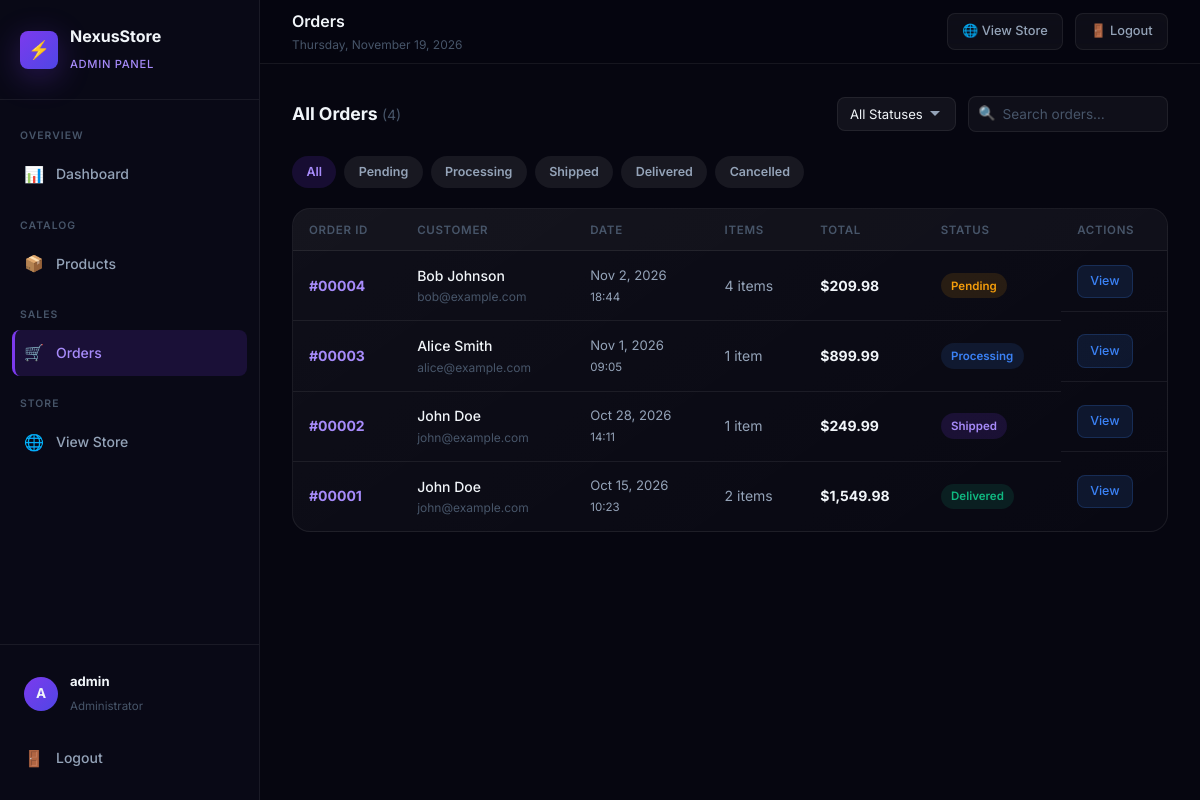
The app's page /admin/orders.php (signed in) with its own data.
### tables this page shows
CREATE TABLE IF NOT EXISTS orders (
    id INT AUTO_INCREMENT PRIMARY KEY,
    user_id INT DEFAULT NULL,
    full_name VARCHAR(100) NOT NULL,
    email VARCHAR(150) NOT NULL,
    address TEXT NOT NULL,
    city VARCHAR(100) NOT NULL,
    zip VARCHAR(20) NOT NULL,
    country VARCHAR(100) NOT NULL DEFAULT 'United States',
    total DECIMAL(10,2) NOT NULL DEFAULT 0.00,
    status ENUM('Pending','Processing','Shipped','Delivered','Cancelled') NOT NULL DEFAULT 'Pending',
    created_at TIMESTAMP DEFAULT CURRENT_TIMESTAMP,
    FOREIGN KEY (user_id) REFERENCES users(id) ON DELETE SET NULL
);

### includes/functions.php (called while the page is built, shortened)
<?php
function formatPrice(float $price): string {
    return '$' . number_format($price, 2);
}
function sanitize(string $str): string {
    return htmlspecialchars(strip_tags(trim($str)), ENT_QUOTES, 'UTF-8');
}
function getStatusBadgeClass(string $status): string {
    return match ($status) {
        'Pending'    => 'badge-warning',
        'Processing' => 'badge-info',
        'Shipped'    => 'badge-primary',
        'Delivered'  => 'badge-success',
        'Cancelled'  => 'badge-danger',
        default      => 'badge-secondary',
    };
}

### admin/orders.php (the view, shortened to what this page needs)
<?php
require_once __DIR__ . '/includes/header.php';
$statusFilter = isset($_GET['status']) ? sanitize($_GET['status']) : '';
$search       = isset($_GET['q'])      ? sanitize($_GET['q'])      : '';
$perPage  = 12;
$page     = max(1, (int)($_GET['page'] ?? 1));
$offset   = ($page - 1) * $perPage;
$params = [];
$where  = "WHERE 1=1";
$totalSql = "SELECT COUNT(*) FROM orders o $where";
$totalStmt = $pdo->prepare($totalSql);
$totalStmt->execute($params);
$totalOrders = $totalStmt->fetchColumn();
$sql = "SELECT o.*, (SELECT COUNT(*) FROM order_items oi WHERE oi.order_id = o.id) AS item_count
        FROM orders o $where ORDER BY o.created_at DESC LIMIT $perPage OFFSET $offset";
$stmt = $pdo->prepare($sql);
$stmt->execute($params);
$orders = $stmt->fetchAll();
?>
<div style="display:flex;align-items:center;justify-content:space-between;flex-wrap:wrap;gap:1rem;margin-bottom:1.5rem;">
  <div>
    <h2 style="font-size:1.1rem;">All Orders <span style="color:var(--text-muted);font-weight:400;font-size:0.875rem;">(<?= $totalOrders ?>)</span></h2>
  </div>
  <div style="display:flex;gap:0.75rem;flex-wrap:wrap;align-items:center;">
    <form action="/ecommerce/admin/orders.php" method="GET" style="display:flex;gap:0.5rem;">
      <select name="status" class="form-control" style="width:auto;font-size:0.82rem;padding:0.45rem 2rem 0.45rem 0.75rem;" onchange="this.form.submit()">
        <option value="">All Statuses</option>
      </select>
    </form>
    <form action="/ecommerce/admin/orders.php" method="GET" class="admin-search" style="position:relative;display:inline-flex;align-items:center;">
      <span class="search-icon" style="position:absolute;left:0.65rem;color:var(--text-muted);font-size:0.85rem;">🔍</span>
      <input type="text" name="q" class="form-control" placeholder="Search orders…" value="<?= sanitize($search) ?>" style="padding-left:2.1rem;width:200px;">
    </form>
  </div>
</div>
<div style="display:flex;gap:0.5rem;flex-wrap:wrap;margin-bottom:1.25rem;">
  <?php
    $tabs = ['All' => ''] + array_fill_keys(['Pending','Processing','Shipped','Delivered','Cancelled'],'');
    foreach (array_keys($tabs) as $tab) {
      $val   = $tab === 'All' ? '' : $tab;
      $qs    = $search ? "&q=$search" : '';
      $qs   .= $val ? "&status=$val" : '';
      $act   = $statusFilter === $val ? 'badge-primary' : 'badge-secondary';
  ?>
    <a href="/ecommerce/admin/orders.php?<?= ltrim($qs,'&') ?>"
       class="badge <?= $act ?>"
       style="padding:0.4rem 0.9rem;font-size:0.78rem;cursor:pointer;text-decoration:none;">
      <?= $tab ?>
    </a>
  <?php } ?>
</div>
<div class="admin-card">
  <div class="admin-table-wrap">
    <table class="admin-table" role="table">
      <thead>
        <tr>
          <th scope="col">Order ID</th>
          <th scope="col">Customer</th>
          <th scope="col">Date</th>
          <th scope="col">Items</th>
          <th scope="col">Total</th>
          <th scope="col">Status</th>
          <th scope="col">Actions</th>
        </tr>
      </thead>
      <tbody>
        <?php foreach ($orders as $order): ?>
          <tr>
            <td><strong style="color:var(--accent);">#<?= str_pad($order['id'],5,'0',STR_PAD_LEFT) ?></strong></td>
            <td>
              <div style="font-weight:500;font-size:0.875rem;"><?= sanitize($order['full_name']) ?></div>
              <div style="font-size:0.75rem;color:var(--text-muted);"><?= sanitize($order['email']) ?></div>
            </td>
            <td style="color:var(--text-secondary);font-size:0.82rem;white-space:nowrap;">
              <?= date('M j, Y', strtotime($order['created_at'])) ?><br>
              <span style="font-size:0.72rem;"><?= date('H:i', strtotime($order['created_at'])) ?></span>
            </td>
            <td style="color:var(--text-secondary);"><?= $order['item_count'] ?> item<?= $order['item_count'] != 1 ? 's' : '' ?></td>
            <td><strong><?= formatPrice($order['total']) ?></strong></td>
            <td><span class="badge <?= getStatusBadgeClass($order['status']) ?>"><?= sanitize($order['status']) ?></span></td>
            <td class="actions-cell">
              <a href="/ecommerce/admin/order_detail.php?id=<?= $order['id'] ?>" class="action-btn action-view">View</a>
            </td>
          </tr>
        <?php endforeach; ?>
      </tbody>
    </table>
  </div>
</div>
<?php require_once __DIR__ . '/includes/footer.php'; ?>

### css/admin.css (style rules this page uses)
:root { --bg-base: #060610; --bg-surface: #0c0c1e; --bg-sidebar: #090916; --bg-card: rgba(255,255,255,0.04); --bg-card-hover: rgba(255,255,255,0.07); --border: rgba(255,255,255,0.07); --border-hover: rgba(124,58,237,0.5); --primary: #7c3aed; --primary-light: #9d65f5; --accent: #a78bfa; --primary-glow: rgba(124,58,237,0.25); --text-primary: #f1f5f9; --text-secondary: #94a3b8; --text-muted: #475569; --success: #10b981; --success-bg: rgba(16,185,129,0.12); --warning: #f59e0b; --warning-bg: rgba(245,158,11,0.12); --danger: #ef4444; --danger-bg: rgba(239,68,68,0.12); --info: #3b82f6; --info-bg: rgba(59,130,246,0.12); --grad-primary: linear-gradient(135deg, #7c3aed, #4f46e5); --sidebar-w: 260px; --radius-sm: 8px; --radius-md: 12px; --radius-lg: 18px; --radius-full: 9999px; --shadow-md: 0 8px 32px rgba(0,0,0,0.5); --shadow-purple: 0 8px 32px rgba(124,58,237,0.3); --transition: all 0.22s cubic-bezier(0.4,0,0.2,1); }
*, *::before, *::after { box-sizing: border-box; margin: 0; padding: 0; }
html { scroll-behavior: smooth; }
body { font-family: 'Inter', system-ui, sans-serif; background: var(--bg-base); color: var(--text-primary); line-height: 1.6; -webkit-font-smoothing: antialiased; }
a { color: inherit; text-decoration: none; }
input, select, textarea { font-family: inherit; }
.admin-card { background: linear-gradient(145deg, rgba(255,255,255,0.04), rgba(255,255,255,0.01)); border: 1px solid var(--border); border-radius: var(--radius-lg); overflow: hidden; }
.admin-table-wrap { overflow-x: auto; }
.admin-table { width: 100%; border-collapse: collapse; font-size: 0.875rem; }
.admin-table th { padding: 0.7rem 1rem; text-align: left; font-size: 0.72rem; font-weight: 600; color: var(--text-muted); text-transform: uppercase; letter-spacing: 0.06em; background: rgba(255,255,255,0.025); border-bottom: 1px solid var(--border); white-space: nowrap; }
.admin-table td { padding: 0.85rem 1rem; border-bottom: 1px solid var(--border); vertical-align: middle; }
.admin-table tbody tr { transition: var(--transition); }
.admin-table tbody tr:last-child td { border-bottom: none; }
.action-btn { padding: 0.35rem 0.75rem; border-radius: var(--radius-sm); font-size: 0.78rem; font-weight: 500; transition: var(--transition); cursor: pointer; border: 1px solid transparent; font-family: inherit; }
.action-view { background: var(--info-bg); color: var(--info); border-color: rgba(59,130,246,0.2); }
.actions-cell { display: flex; gap: 0.4rem; }
.badge { display: inline-flex; align-items: center; padding: 0.22rem 0.65rem; border-radius: var(--radius-full); font-size: 0.72rem; font-weight: 600; white-space: nowrap; }
.badge-success { background: var(--success-bg); color: var(--success); }
.badge-warning { background: var(--warning-bg); color: var(--warning); }
.badge-primary { background: rgba(124,58,237,0.15); color: var(--accent); }
.badge-info { background: var(--info-bg); color: var(--info); }
.badge-secondary { background: rgba(255,255,255,0.07); color: var(--text-secondary); }
.form-control { width: 100%; padding: 0.65rem 0.9rem; background: rgba(255,255,255,0.05); border: 1px solid var(--border); border-radius: var(--radius-sm); color: var(--text-primary); font-size: 0.875rem; transition: var(--transition); outline: none; appearance: none; }
.form-control::placeholder { color: var(--text-muted); }
select.form-control { background-repeat: no-repeat; background-position: right 0.9rem center; padding-right: 2.2rem; }
.admin-search { position: relative; display: inline-block; }
.admin-search input { padding: 0.55rem 1rem 0.55rem 2.4rem; background: var(--bg-card); border: 1px solid var(--border); border-radius: var(--radius-sm); color: var(--text-primary); font-size: 0.85rem; outline: none; width: 240px; transition: var(--transition); }
.admin-search .search-icon { position: absolute; left: 0.75rem; top: 50%; transform: translateY(-50%); color: var(--text-muted); font-size: 0.85rem; pointer-events: none; }

### records on screen
orders: id "00004", full_name "Bob Johnson", email "bob@example.com", created_at "Nov 2, 2026", created_at "18:44", item_count "4", total "$209.98", status "Pending"
orders: id "00003", full_name "Alice Smith", email "alice@example.com", created_at "Nov 1, 2026", created_at "09:05", item_count "1", total "$899.99", status "Processing"
orders: id "00002", full_name "John Doe", email "john@example.com", created_at "Oct 28, 2026", created_at "14:11", item_count "1", total "$249.99", status "Shipped"
orders: id "00001", full_name "John Doe", email "john@example.com", created_at "Oct 15, 2026", created_at "10:23", item_count "2", shows "s", total "$1,549.98", status "Delivered"

### other values on screen
substr($_SESSION['admin_username'] ?? 'A', 0, 1) "A"
$_SESSION['admin_username'] "admin"
$adminPageTitle "Orders"
$totalOrders "4"
$tab "All"
$tab "Pending"
$tab "Processing"
$tab "Shipped"
$tab "Delivered"
$tab "Cancelled"
